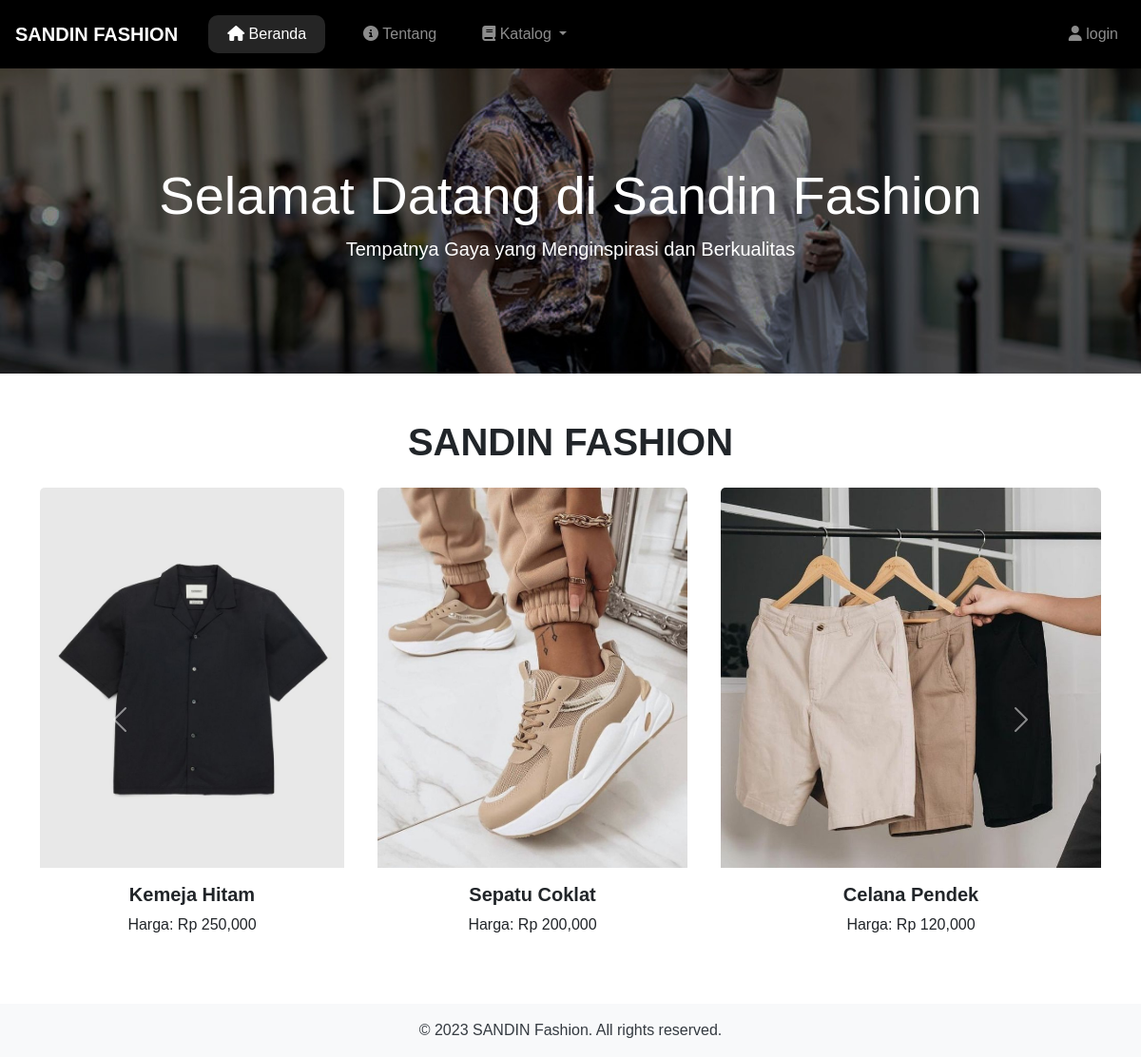
The page / on the database its author committed.
### tables this page shows
CREATE TABLE `katalog` (
  `id` int(11) NOT NULL,
  `nama` varchar(255) NOT NULL,
  `gambar` varchar(255) NOT NULL,
  `harga` decimal(10,2) NOT NULL,
  `deskripsi` text DEFAULT NULL,
  `kategori` varchar(20) NOT NULL
);

### index.php (the view, shortened to what this page needs)
<!DOCTYPE html>
<html lang="en">
<head>
    <link rel="stylesheet" href="https://cdn.jsdelivr.net/npm/bootstrap@5.3.2/dist/css/bootstrap.min.css">
</head>
<body>
    <?php include('navbar.php'); ?>
    <div class="jumbotron fw-bold">
        <h1 class="display-4">Selamat Datang di Sandin Fashion</h1>
        <p class="lead">Tempatnya Gaya yang Menginspirasi dan Berkualitas</p>
    </div>
    <div class="container mt-5">
        <h1 class="text-center mb-4 fw-bolder" style="font-weight: bold !important;">SANDIN FASHION</h1>
        <div id="carouselExample" class="carousel slide mt-4" data-ride="carousel">
            <div class="carousel-inner">
                <?php
                include('koneksi.php');
                $query = "SELECT * FROM katalog ORDER BY id DESC LIMIT 5";
                $result = mysqli_query($koneksi, $query);
                $active = "active";
                echo "<div class='carousel-item $active'>";
                echo "<div class='d-flex justify-content-between'>";
                $count = 0;
                while ($row = mysqli_fetch_assoc($result)) {
                    echo "<div class='card'>";
                    echo "<img src='uploads/" . $row['gambar'] . "' class='card-img-top' alt='Gambar'>";
                    echo "<div class='card-body text-center'>";
                    echo "<h5 class='card-title fw-bold'  style='font-weight: bold !important;'>" . $row['nama'] . "</h5>";
                    echo "<p class='card-text'>Harga: Rp " . number_format($row['harga'],) . "</p>";
                    echo "</div>";
                    echo "</div>";
                    $count++;
                    if ($count == 3) {
                        break;
                    }
                }
                echo "</div>";
                echo "</div>";
                ?>
            </div>
            <a class="carousel-control-prev" href="#carouselExample" role="button" data-slide="prev">
                <span class="carousel-control-prev-icon" aria-hidden="true"></span>
            </a>
            <a class="carousel-control-next" href="#carouselExample" role="button" data-slide="next">
                <span class="carousel-control-next-icon" aria-hidden="true"></span>
            </a>
        </div>
        <h2 class="text-center mb-4 fw-light mt-5" style="font-weight: light !important;">Tren Terkini, Kualitas Terbaik, Hanya di SANDIN</h2>
    </div>
    <footer class="text-center py-3">
        &copy; 2023 SANDIN Fashion. All rights reserved.
    </footer>
</body>
</html>

### index.php (style rules this page uses)
.carousel-item img { max-width: 100%; height: 700px; object-fit: cover; }
.carousel-item .card { height: 100%; border: none; }
.carousel-item .card-img-top { height: 400px; object-fit: cover; }
footer { background-color: #f8f9fa; padding: 20px; color: #343a40; position: fixed; width: 100%; bottom: 0; }
.jumbotron { background-image: url("assets/background.jpg"); background-size: cover; color: #fff; text-align: center; padding: 100px 0; background-color: rgba(0, 0, 0) !important; }

### navbar.php (style rules this page uses)
body { font-family: 'Montserrat', sans-serif; }

### rows shown on the page
katalog: gambar (picture), nama "Kemeja Hitam", harga "250,000"
katalog: gambar (picture), nama "Sepatu Coklat", harga "200,000"
katalog: gambar (picture), nama "Celana Pendek", harga "120,000"
